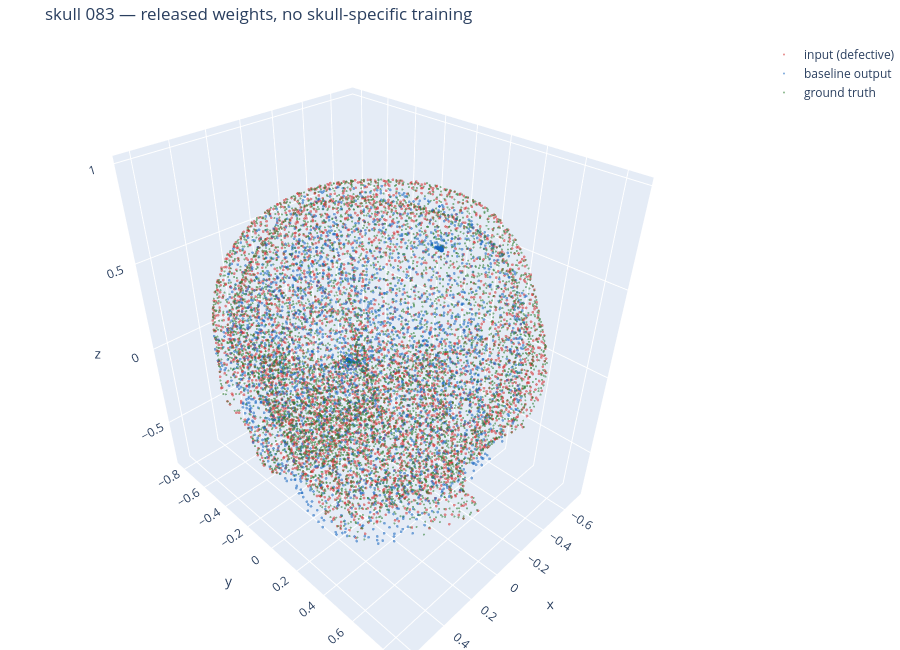

Write notebook code for a chart like this one.
### Markdown cell above
## 4 · One skull

The upstream sampler draws centroids with a stateful RNG, so the same input gives
a slightly different output each call. Measured spread across draws is 0.03 mm on
CD_t — negligible against a 4.5 mm gap, and the reason the script averages five.

### Code cell
import plotly.graph_objects as go

tok = demo.BertTokenizer.from_pretrained("bert-base-uncased")
enc = tok.encode_plus("skull", add_special_tokens=True, max_length=128,
                      padding="max_length", truncation=True, return_tensors="tf")

val = rp.Run(REPO, f"msn_skullfix/{FOLD}").meta["val_ids"]
k = int(np.where(ids == val[0])[0][0])

tf.keras.utils.set_random_seed(42)
with tf.device(DEVICE):
    pred = AE.model([tf.convert_to_tensor(inputs[k][None], tf.float32),
                     tf.zeros([1, 1, 1]), enc["input_ids"], enc["attention_mask"]],
                    training=False).numpy()[0]

fig = go.Figure()
for pts, name, colour, size in [(inputs[k], "input (defective)", "#D32F2F", 1.6),
                                (pred,      "baseline output",   "#1565C0", 1.6),
                                (gt[k],     "ground truth",      "#2E7D32", 1.2)]:
    fig.add_scatter3d(x=pts[:, 0], y=pts[:, 1], z=pts[:, 2], mode="markers",
                      marker=dict(size=size, color=colour, opacity=0.55), name=name)
fig.update_layout(title=f"skull {ids[k]} — released weights, no skull-specific training",
                  scene=dict(aspectmode="data"), height=650,
                  margin=dict(l=0, r=0, b=0, t=40)).show()

### Figure 1 — Plotly figure (JSON) as saved in the notebook; plotly's stock layout.template omitted (floating-point values rounded to 4 significant figures; data arrays with more than 128 entries replaced by an {"elided": "..."} marker saying what was removed)
{"data": [{"marker": {"color": "#D32F2F", "opacity": 0.55, "size": 1.6}, "mode": "markers", "name": "input (defective)", "type": "scatter3d", "x": {"elided": "4096 float values"}, "y": {"elided": "4096 float values"}, "z": {"elided": "4096 float values"}}, {"marker": {"color": "#1565C0", "opacity": 0.55, "size": 1.6}, "mode": "markers", "name": "baseline output", "type": "scatter3d", "x": {"elided": "6144 float values"}, "y": {"elided": "6144 float values"}, "z": {"elided": "6144 float values"}}, {"marker": {"color": "#2E7D32", "opacity": 0.55, "size": 1.2}, "mode": "markers", "name": "ground truth", "type": "scatter3d", "x": {"elided": "6144 float values"}, "y": {"elided": "6144 float values"}, "z": {"elided": "6144 float values"}}], "layout": {"height": 650, "margin": {"b": 0, "l": 0, "r": 0, "t": 40}, "scene": {"aspectmode": "data"}, "title": {"text": "skull 083 — released weights, no skull-specific training"}}}
